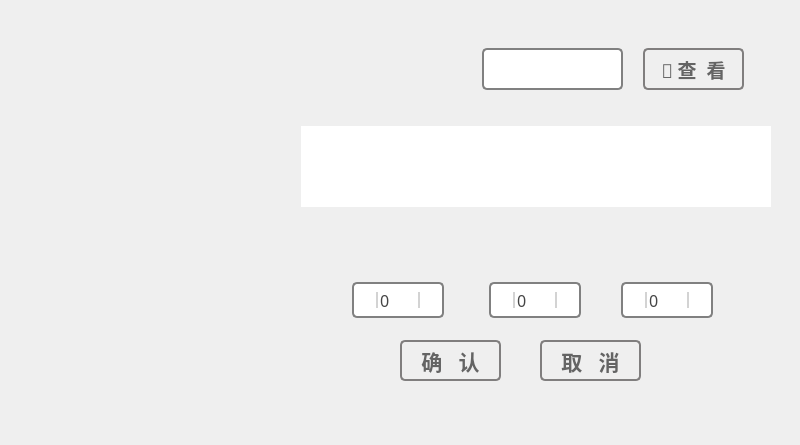
<?xml version="1.0" encoding="UTF-8"?>
<ui version="4.0">
 <class>SigninTimeDialog</class>
 <widget class="QDialog" name="SigninTimeDialog">
  <property name="geometry">
   <rect>
    <x>0</x>
    <y>0</y>
    <width>800</width>
    <height>445</height>
   </rect>
  </property>
  <property name="font">
   <font>
    <family>微软雅黑</family>
    <pointsize>12</pointsize>
   </font>
  </property>
  <property name="windowTitle">
   <string>Dialog</string>
  </property>
  <property name="styleSheet">
   <string notr="true">QDialog
{
	background-image: url(:/images/SigninTime.png);
background-repeat: no-repeat;  /* 防止图片重复 */
}
</string>
  </property>
  <widget class="QPushButton" name="pushButton_ok">
   <property name="geometry">
    <rect>
     <x>400</x>
     <y>340</y>
     <width>101</width>
     <height>41</height>
    </rect>
   </property>
   <property name="font">
    <font>
     <family>微软雅黑</family>
     <pointsize>16</pointsize>
     <bold>true</bold>
    </font>
   </property>
   <property name="styleSheet">
    <string notr="true">QPushButton {
background:qlineargradient(spread:pad, x1:0, y1:0, x2:0, y2:1, 
stop:0 rgba(233, 233, 233, 255), 
stop:0.35 rgba(220, 220, 220, 255), 
stop:0.5 rgba(213, 213, 213, 255), 
stop:0.65 rgba(230, 230, 230, 255), 
stop:1 rgba(242, 242, 242, 255));
 border: 2px solid rgb(128,126,126);
 border-radius: 5px;
	color: rgb(100, 100, 100);
}
QPushButton:hover{
        background:qlineargradient(spread:pad, x1:0, y1:0, x2:0, y2:1, 
stop:0 rgba(250, 250, 250, 255), 
stop:0.5 rgba(255, 255, 255, 255), 
stop:1 rgba(250, 250, 250, 255));
 border: 2px solid rgb(63,140,161);
 border-radius: 5px;
}
 
QPushButton:pressed{
        background:qlineargradient(spread:pad, x1:0, y1:0, x2:0, y2:1, 
stop:0 rgba(255, 255, 255, 255), 
stop:0.5 rgba(235, 247, 253, 255), 
stop:1 rgba(213, 237, 250, 255));
 border: 2px solid rgb(3,110,183);
 border-radius: 5px;
}</string>
   </property>
   <property name="text">
    <string>确   认</string>
   </property>
  </widget>
  <widget class="QPushButton" name="pushButton_cancel">
   <property name="geometry">
    <rect>
     <x>540</x>
     <y>340</y>
     <width>101</width>
     <height>41</height>
    </rect>
   </property>
   <property name="font">
    <font>
     <family>微软雅黑</family>
     <pointsize>16</pointsize>
     <bold>true</bold>
    </font>
   </property>
   <property name="styleSheet">
    <string notr="true">QPushButton {
background:qlineargradient(spread:pad, x1:0, y1:0, x2:0, y2:1, 
stop:0 rgba(233, 233, 233, 255), 
stop:0.35 rgba(220, 220, 220, 255), 
stop:0.5 rgba(213, 213, 213, 255), 
stop:0.65 rgba(230, 230, 230, 255), 
stop:1 rgba(242, 242, 242, 255));
 border: 2px solid rgb(128,126,126);
 border-radius: 5px;
	color: rgb(100, 100, 100);
}
QPushButton:hover{
        background:qlineargradient(spread:pad, x1:0, y1:0, x2:0, y2:1, 
stop:0 rgba(250, 250, 250, 255), 
stop:0.5 rgba(255, 255, 255, 255), 
stop:1 rgba(250, 250, 250, 255));
 border: 2px solid rgb(63,140,161);
 border-radius: 5px;
}
 
QPushButton:pressed{
        background:qlineargradient(spread:pad, x1:0, y1:0, x2:0, y2:1, 
stop:0 rgba(255, 255, 255, 255), 
stop:0.5 rgba(235, 247, 253, 255), 
stop:1 rgba(213, 237, 250, 255));
 border: 2px solid rgb(3,110,183);
 border-radius: 5px;
}</string>
   </property>
   <property name="text">
    <string>取   消</string>
   </property>
  </widget>
  <widget class="QSpinBox" name="spinBox_h">
   <property name="geometry">
    <rect>
     <x>352</x>
     <y>282</y>
     <width>92</width>
     <height>36</height>
    </rect>
   </property>
   <property name="styleSheet">
    <string notr="true">QSpinBox
{
    color:rgb(68, 68, 68);
	background-color: rgb(255, 255, 255);
	width: 80px;
	height: 40px;
	font: 700 16pt &quot;Candara&quot;;
     border:2px solid gray;
     border-radius:5px;
     
}
QSpinBox:up-button{
    width:22px;
	border-left: 2px solid #D3D3D3;
	subcontrol-position:right;
	image: url(:/images/plus.png);
}
QSpinBox:down-button{
	border-right: 2px solid #D3D3D3;
	subcontrol-position:left;
	
	image: url(:/images/minus.png);
     width:22px;

}</string>
   </property>
  </widget>
  <widget class="QSpinBox" name="spinBox_m">
   <property name="geometry">
    <rect>
     <x>489</x>
     <y>282</y>
     <width>92</width>
     <height>36</height>
    </rect>
   </property>
   <property name="styleSheet">
    <string notr="true">QSpinBox
{
    color:rgb(68, 68, 68);
	background-color: rgb(255, 255, 255);
	width: 80px;
	height: 40px;
	font: 700 16pt &quot;Candara&quot;;
     border:2px solid gray;
     border-radius:5px;
     
}
QSpinBox:up-button{
    width:22px;
	border-left: 2px solid #D3D3D3;
	subcontrol-position:right;
	image: url(:/images/plus.png);
}
QSpinBox:down-button{
	border-right: 2px solid #D3D3D3;
	subcontrol-position:left;
	
	image: url(:/images/minus.png);
     width:22px;

}</string>
   </property>
  </widget>
  <widget class="QSpinBox" name="spinBox_s">
   <property name="geometry">
    <rect>
     <x>621</x>
     <y>282</y>
     <width>92</width>
     <height>36</height>
    </rect>
   </property>
   <property name="styleSheet">
    <string notr="true">QSpinBox
{
    color:rgb(68, 68, 68);
	background-color: rgb(255, 255, 255);
	width: 80px;
	height: 40px;
	font: 700 16pt &quot;Candara&quot;;
     border:2px solid gray;
     border-radius:5px;
     
}
QSpinBox:up-button{
    width:22px;
	border-left: 2px solid #D3D3D3;
	subcontrol-position:right;
	image: url(:/images/plus.png);
}
QSpinBox:down-button{
	border-right: 2px solid #D3D3D3;
	subcontrol-position:left;
	
	image: url(:/images/minus.png);
     width:22px;

}</string>
   </property>
  </widget>
  <widget class="QLineEdit" name="lineEdit">
   <property name="geometry">
    <rect>
     <x>482</x>
     <y>48</y>
     <width>141</width>
     <height>42</height>
    </rect>
   </property>
   <property name="font">
    <font>
     <family>Candara</family>
     <pointsize>16</pointsize>
     <bold>true</bold>
    </font>
   </property>
   <property name="styleSheet">
    <string notr="true">border: 2px solid gray;  /* QComboBox的边框 */
border-radius:5px;
color: rgb(100,100, 100);
background-color: rgb(255, 255, 255);</string>
   </property>
  </widget>
  <widget class="QPushButton" name="pushButton">
   <property name="geometry">
    <rect>
     <x>643</x>
     <y>48</y>
     <width>101</width>
     <height>42</height>
    </rect>
   </property>
   <property name="font">
    <font>
     <family>微软雅黑</family>
     <pointsize>14</pointsize>
     <bold>true</bold>
    </font>
   </property>
   <property name="styleSheet">
    <string notr="true">QPushButton {
background:qlineargradient(spread:pad, x1:0, y1:0, x2:0, y2:1, 
stop:0 rgba(233, 233, 233, 255), 
stop:0.35 rgba(220, 220, 220, 255), 
stop:0.5 rgba(213, 213, 213, 255), 
stop:0.65 rgba(230, 230, 230, 255), 
stop:1 rgba(242, 242, 242, 255));
 border: 2px solid rgb(128,126,126);
 border-radius: 5px;
	color: rgb(100, 100, 100);
}
QPushButton:hover{
        background:qlineargradient(spread:pad, x1:0, y1:0, x2:0, y2:1, 
stop:0 rgba(250, 250, 250, 255), 
stop:0.5 rgba(255, 255, 255, 255), 
stop:1 rgba(250, 250, 250, 255));
 border: 2px solid rgb(63,140,161);
 border-radius: 5px;
}
 
QPushButton:pressed{
        background:qlineargradient(spread:pad, x1:0, y1:0, x2:0, y2:1, 
stop:0 rgba(255, 255, 255, 255), 
stop:0.5 rgba(235, 247, 253, 255), 
stop:1 rgba(213, 237, 250, 255));
 border: 2px solid rgb(3,110,183);
 border-radius: 5px;
}</string>
   </property>
   <property name="text">
    <string>🔎 查  看</string>
   </property>
  </widget>
  <widget class="QTableView" name="tableView">
   <property name="geometry">
    <rect>
     <x>301</x>
     <y>126</y>
     <width>470</width>
     <height>81</height>
    </rect>
   </property>
   <property name="font">
    <font>
     <family>微软雅黑</family>
     <pointsize>12</pointsize>
    </font>
   </property>
   <property name="styleSheet">
    <string notr="true">background-color: rgb(255, 255, 255);
color: rgb(68, 68, 68);
border:tranparent;</string>
   </property>
  </widget>
 </widget>
 <resources/>
 <connections/>
</ui>
